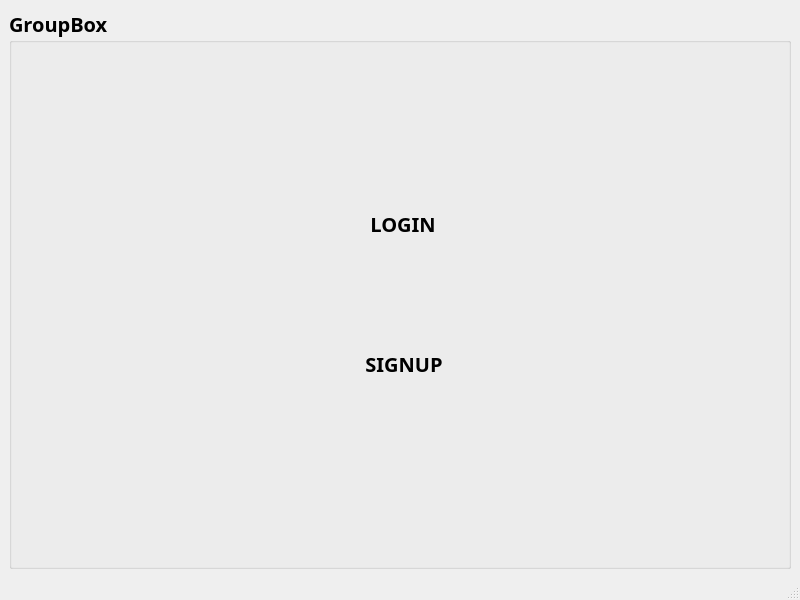
<?xml version="1.0" encoding="UTF-8"?>
<ui version="4.0">
 <class>LoginOrSignUp</class>
 <widget class="QMainWindow" name="LoginOrSignUp">
  <property name="geometry">
   <rect>
    <x>0</x>
    <y>0</y>
    <width>800</width>
    <height>600</height>
   </rect>
  </property>
  <property name="windowTitle">
   <string>MainWindow</string>
  </property>
  <widget class="QWidget" name="centralwidget">
   <layout class="QGridLayout" name="gridLayout">
    <item row="0" column="0">
     <widget class="QGroupBox" name="groupBox">
      <property name="font">
       <font>
        <family>Bradley Hand ITC</family>
        <pointsize>15</pointsize>
        <bold>true</bold>
       </font>
      </property>
      <property name="title">
       <string>GroupBox</string>
      </property>
      <widget class="QPushButton" name="pushButton">
       <property name="geometry">
        <rect>
         <x>219</x>
         <y>170</y>
         <width>350</width>
         <height>90</height>
        </rect>
       </property>
       <property name="text">
        <string>LOGIN</string>
       </property>
       <property name="flat">
        <bool>true</bool>
       </property>
      </widget>
      <widget class="QPushButton" name="pushButton_2">
       <property name="geometry">
        <rect>
         <x>220</x>
         <y>310</y>
         <width>350</width>
         <height>90</height>
        </rect>
       </property>
       <property name="text">
        <string>SIGNUP</string>
       </property>
       <property name="flat">
        <bool>true</bool>
       </property>
      </widget>
     </widget>
    </item>
   </layout>
  </widget>
  <widget class="QMenuBar" name="menubar">
   <property name="geometry">
    <rect>
     <x>0</x>
     <y>0</y>
     <width>800</width>
     <height>33</height>
    </rect>
   </property>
  </widget>
  <widget class="QStatusBar" name="statusbar"/>
 </widget>
 <resources/>
 <connections/>
</ui>
